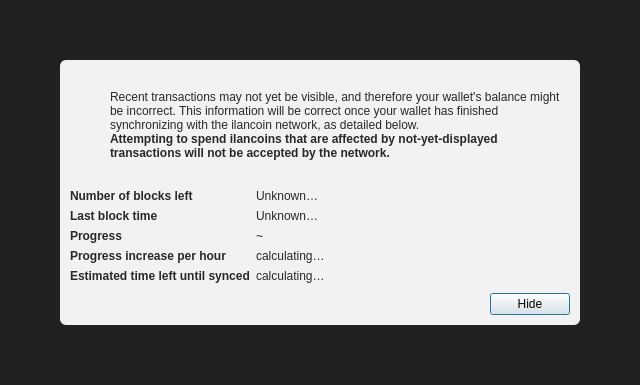
<?xml version="1.0" encoding="UTF-8"?>
<ui version="4.0">
 <class>ModalOverlay</class>
 <widget class="QWidget" name="ModalOverlay">
  <property name="geometry">
   <rect>
    <x>0</x>
    <y>0</y>
    <width>640</width>
    <height>385</height>
   </rect>
  </property>
  <property name="windowTitle">
   <string>Form</string>
  </property>
  <layout class="QVBoxLayout" name="verticalLayout" stretch="0">
   <property name="sizeConstraint">
    <enum>QLayout::SetDefaultConstraint</enum>
   </property>
   <property name="leftMargin">
    <number>0</number>
   </property>
   <property name="topMargin">
    <number>0</number>
   </property>
   <property name="rightMargin">
    <number>0</number>
   </property>
   <property name="bottomMargin">
    <number>0</number>
   </property>
   <item>
    <widget class="QWidget" name="bgWidget" native="true">
     <property name="styleSheet">
      <string notr="true">#bgWidget { background: rgba(0,0,0,220); }</string>
     </property>
     <layout class="QVBoxLayout" name="verticalLayoutMain" stretch="1">
      <property name="leftMargin">
       <number>60</number>
      </property>
      <property name="topMargin">
       <number>60</number>
      </property>
      <property name="rightMargin">
       <number>60</number>
      </property>
      <property name="bottomMargin">
       <number>60</number>
      </property>
      <item>
       <widget class="QWidget" name="contentWidget" native="true">
        <property name="styleSheet">
         <string notr="true">#contentWidget { background: rgba(255,255,255,240); border-radius: 6px; }

QLabel { color: rgb(40,40,40);  }</string>
        </property>
        <layout class="QVBoxLayout" name="verticalLayoutSub" stretch="1,0,0,0">
         <property name="spacing">
          <number>0</number>
         </property>
         <property name="leftMargin">
          <number>10</number>
         </property>
         <property name="topMargin">
          <number>10</number>
         </property>
         <property name="rightMargin">
          <number>10</number>
         </property>
         <property name="bottomMargin">
          <number>10</number>
         </property>
         <item>
          <layout class="QHBoxLayout" name="horizontalLayoutIconText" stretch="0,1">
           <property name="topMargin">
            <number>20</number>
           </property>
           <item>
            <layout class="QVBoxLayout" name="verticalLayoutIcon">
             <property name="leftMargin">
              <number>0</number>
             </property>
             <item>
              <widget class="QPushButton" name="warningIcon">
               <property name="enabled">
                <bool>false</bool>
               </property>
               <property name="text">
                <string/>
               </property>
               <property name="icon">
                <iconset>
                 <normaloff>:/icons/warning</normaloff>
                 <disabledoff>:/icons/warning</disabledoff>:/icons/warning</iconset>
               </property>
               <property name="iconSize">
                <size>
                 <width>48</width>
                 <height>48</height>
                </size>
               </property>
               <property name="flat">
                <bool>true</bool>
               </property>
              </widget>
             </item>
             <item>
              <spacer name="verticalSpacerWarningIcon">
               <property name="orientation">
                <enum>Qt::Vertical</enum>
               </property>
               <property name="sizeHint" stdset="0">
                <size>
                 <width>20</width>
                 <height>40</height>
                </size>
               </property>
              </spacer>
             </item>
            </layout>
           </item>
           <item>
            <layout class="QVBoxLayout" name="verticalLayoutInfoText">
             <property name="leftMargin">
              <number>0</number>
             </property>
             <property name="topMargin">
              <number>0</number>
             </property>
             <item>
              <widget class="QLabel" name="infoText">
               <property name="text">
                <string>Recent transactions may not yet be visible, and therefore your wallet's balance might be incorrect. This information will be correct once your wallet has finished synchronizing with the ilancoin network, as detailed below.</string>
               </property>
               <property name="textFormat">
                <enum>Qt::RichText</enum>
               </property>
               <property name="wordWrap">
                <bool>true</bool>
               </property>
              </widget>
             </item>
             <item>
              <widget class="QLabel" name="infoTextStrong">
               <property name="font">
                <font>
                 <weight>75</weight>
                 <bold>true</bold>
                </font>
               </property>
               <property name="text">
                <string>Attempting to spend ilancoins that are affected by not-yet-displayed transactions will not be accepted by the network.</string>
               </property>
               <property name="textFormat">
                <enum>Qt::RichText</enum>
               </property>
               <property name="wordWrap">
                <bool>true</bool>
               </property>
              </widget>
             </item>
             <item>
              <spacer name="verticalSpacerInTextSpace">
               <property name="orientation">
                <enum>Qt::Vertical</enum>
               </property>
               <property name="sizeHint" stdset="0">
                <size>
                 <width>20</width>
                 <height>40</height>
                </size>
               </property>
              </spacer>
             </item>
            </layout>
           </item>
          </layout>
         </item>
         <item>
          <spacer name="verticalSpacerAfterText">
           <property name="orientation">
            <enum>Qt::Vertical</enum>
           </property>
           <property name="sizeHint" stdset="0">
            <size>
             <width>20</width>
             <height>40</height>
            </size>
           </property>
          </spacer>
         </item>
         <item>
          <layout class="QFormLayout" name="formLayout">
           <property name="fieldGrowthPolicy">
            <enum>QFormLayout::FieldsStayAtSizeHint</enum>
           </property>
           <property name="horizontalSpacing">
            <number>6</number>
           </property>
           <property name="verticalSpacing">
            <number>6</number>
           </property>
           <property name="topMargin">
            <number>10</number>
           </property>
           <item row="0" column="0">
            <widget class="QLabel" name="labelNumberOfBlocksLeft">
             <property name="font">
              <font>
               <weight>75</weight>
               <bold>true</bold>
              </font>
             </property>
             <property name="text">
              <string>Number of blocks left</string>
             </property>
            </widget>
           </item>
           <item row="0" column="1">
            <widget class="QLabel" name="numberOfBlocksLeft">
             <property name="text">
              <string>Unknown…</string>
             </property>
            </widget>
           </item>
           <item row="1" column="0">
            <widget class="QLabel" name="labelLastBlockTime">
             <property name="font">
              <font>
               <weight>75</weight>
               <bold>true</bold>
              </font>
             </property>
             <property name="text">
              <string>Last block time</string>
             </property>
            </widget>
           </item>
           <item row="1" column="1">
            <widget class="QLabel" name="newestBlockDate">
             <property name="sizePolicy">
              <sizepolicy hsizetype="Maximum" vsizetype="Preferred">
               <horstretch>0</horstretch>
               <verstretch>0</verstretch>
              </sizepolicy>
             </property>
             <property name="text">
              <string>Unknown…</string>
             </property>
            </widget>
           </item>
           <item row="2" column="0">
            <widget class="QLabel" name="labelSyncDone">
             <property name="font">
              <font>
               <weight>75</weight>
               <bold>true</bold>
              </font>
             </property>
             <property name="text">
              <string>Progress</string>
             </property>
            </widget>
           </item>
           <item row="2" column="1">
            <layout class="QHBoxLayout" name="horizontalLayoutSync" stretch="0,1">
             <item>
              <widget class="QLabel" name="percentageProgress">
               <property name="text">
                <string notr="true">~</string>
               </property>
              </widget>
             </item>
            </layout>
           </item>
           <item row="4" column="0">
            <widget class="QLabel" name="labelProgressIncrease">
             <property name="font">
              <font>
               <weight>75</weight>
               <bold>true</bold>
              </font>
             </property>
             <property name="text">
              <string>Progress increase per hour</string>
             </property>
            </widget>
           </item>
           <item row="4" column="1">
            <widget class="QLabel" name="progressIncreasePerH">
             <property name="text">
              <string>calculating…</string>
             </property>
            </widget>
           </item>
           <item row="5" column="0">
            <widget class="QLabel" name="labelEstimatedTimeLeft">
             <property name="font">
              <font>
               <weight>75</weight>
               <bold>true</bold>
              </font>
             </property>
             <property name="text">
              <string>Estimated time left until synced</string>
             </property>
            </widget>
           </item>
           <item row="5" column="1">
            <widget class="QLabel" name="expectedTimeLeft">
             <property name="text">
              <string>calculating…</string>
             </property>
            </widget>
           </item>
          </layout>
         </item>
         <item>
          <layout class="QHBoxLayout" name="horizontalLayoutButtons">
           <property name="leftMargin">
            <number>10</number>
           </property>
           <property name="topMargin">
            <number>10</number>
           </property>
           <item>
            <spacer name="horizontalSpacer">
             <property name="orientation">
              <enum>Qt::Horizontal</enum>
             </property>
             <property name="sizeHint" stdset="0">
              <size>
               <width>40</width>
               <height>20</height>
              </size>
             </property>
            </spacer>
           </item>
           <item>
            <widget class="QPushButton" name="closeButton">
             <property name="text">
              <string>Hide</string>
             </property>
             <property name="shortcut">
              <string>Esc</string>
             </property>
             <property name="focusPolicy">
              <enum>Qt::StrongFocus</enum>
             </property>
             <property name="default">
              <bool>true</bool>
             </property>
            </widget>
           </item>
          </layout>
         </item>
        </layout>
       </widget>
      </item>
     </layout>
    </widget>
   </item>
  </layout>
 </widget>
 <resources/>
 <connections/>
</ui>
